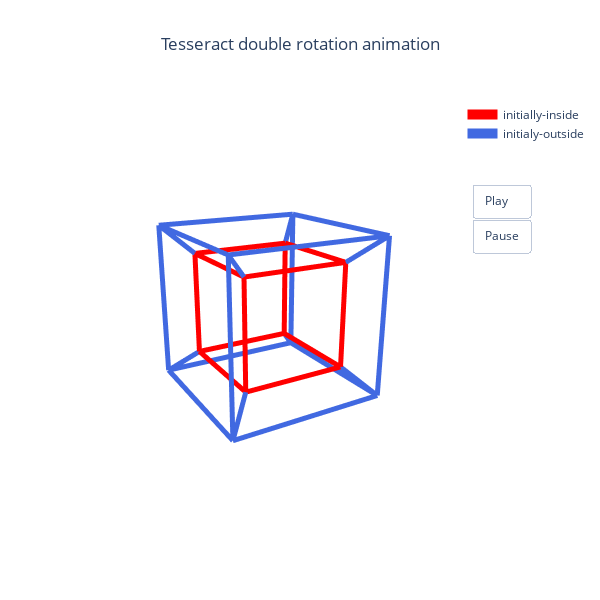

Notebook source saved alongside this figure:
### Markdown cell above
### Tesseract double rotation animation

### Code cell
n_rotations = 72
s_values = np.linspace(0, 2*pi, n_rotations)
t_values =  - np.linspace(0, 2*pi, n_rotations)
frames = []
for k in range(n_rotations):
    Rot = setup_rotation(s=s_values[k], t= t_values[k], U=np.eye(4)) #double rotation of angle s[k]  and t[k]=-s[k]
    rvertices = (Mobius3d_trans(vertices.T,  Rot=Rot)).T 
    tr1 = get_frame_trace(rvertices, edges[:12])
    tr2 = get_frame_trace(rvertices, edges[12:])
    
    frames.append(go.Frame(data=[tr1, tr2],
                           traces=[0,1]))
        
fig.update(frames=frames); 
fig.update_layout(title_text=f'Tesseract double rotation animation')

iplot(fig)

### Figure 1 — Plotly figure (JSON) as saved in the notebook; plotly's stock layout.template omitted (floating-point values rounded to 4 significant figures)
{"data": [{"line": {"color": "red", "width": 10}, "mode": "lines", "name": "initially-inside", "type": "scatter3d", "x": [-0.5, 0.5, null, 0.5, 0.5, null, 0.5, -0.5, null, -0.5, -0.5, null, -0.5, 0.5, null, 0.5, 0.5, null, 0.5, -0.5, null, -0.5, -0.5, null, -0.5, -0.5, null, 0.5, 0.5, null, 0.5, 0.5, null, -0.5, -0.5, null], "y": [-0.5, -0.5, null, -0.5, 0.5, null, 0.5, 0.5, null, 0.5, -0.5, null, -0.5, -0.5, null, -0.5, 0.5, null, 0.5, 0.5, null, 0.5, -0.5, null, -0.5, -0.5, null, -0.5, -0.5, null, 0.5, 0.5, null, 0.5, 0.5, null], "z": [-0.5, -0.5, null, -0.5, -0.5, null, -0.5, -0.5, null, -0.5, -0.5, null, 0.5, 0.5, null, 0.5, 0.5, null, 0.5, 0.5, null, 0.5, 0.5, null, -0.5, 0.5, null, -0.5, 0.5, null, -0.5, 0.5, null, -0.5, 0.5, null]}, {"line": {"color": "RoyalBlue", "width": 10}, "mode": "lines", "name": "initialy-outside", "type": "scatter3d", "x": [-0.75, 0.75, null, 0.75, 0.75, null, 0.75, -0.75, null, -0.75, -0.75, null, -0.75, 0.75, null, 0.75, 0.75, null, 0.75, -0.75, null, -0.75, -0.75, null, -0.75, -0.75, null, 0.75, 0.75, null, 0.75, 0.75, null, -0.75, -0.75, null, -0.5, -0.75, null, 0.5, 0.75, null, 0.5, 0.75, null, -0.5, -0.75, null, -0.5, -0.75, null, 0.5, 0.75, null, 0.5, 0.75, null, -0.5, -0.75, null], "y": [-0.75, -0.75, null, -0.75, 0.75, null, 0.75, 0.75, null, 0.75, -0.75, null, -0.75, -0.75, null, -0.75, 0.75, null, 0.75, 0.75, null, 0.75, -0.75, null, -0.75, -0.75, null, -0.75, -0.75, null, 0.75, 0.75, null, 0.75, 0.75, null, -0.5, -0.75, null, -0.5, -0.75, null, 0.5, 0.75, null, 0.5, 0.75, null, -0.5, -0.75, null, -0.5, -0.75, null, 0.5, 0.75, null, 0.5, 0.75, null], "z": [-0.75, -0.75, null, -0.75, -0.75, null, -0.75, -0.75, null, -0.75, -0.75, null, 0.75, 0.75, null, 0.75, 0.75, null, 0.75, 0.75, null, 0.75, 0.75, null, -0.75, 0.75, null, -0.75, 0.75, null, -0.75, 0.75, null, -0.75, 0.75, null, -0.5, -0.75, null, -0.5, -0.75, null, -0.5, -0.75, null, -0.5, -0.75, null, 0.5, 0.75, null, 0.5, 0.75, null, 0.5, 0.75, null, 0.5, 0.75, null]}], "layout": {"height": 600, "scene": {"aspectmode": "data", "camera": {"eye": {"x": 1.414, "y": 2.449, "z": 0.95}}, "xaxis": {"visible": false}, "yaxis": {"visible": false}, "zaxis": {"visible": false}}, "title": {"text": "Tesseract double rotation animation", "x": 0.5}, "updatemenus": [{"buttons": [{"args": [null, {"frame": {"duration": 30, "redraw": true}, "fromcurrent": true, "mode": "immediate", "transition": {"duration": 0}}], "label": "Play", "method": "animate"}, {"args": [null, {"frame": {"duration": 0, "redraw": false}, "fromcurrent": true, "mode": "immediate", "transition": {"duration": 0}}], "label": "Pause", "method": "animate"}], "showactive": false, "type": "buttons", "x": 1.2, "y": 0.8}], "width": 600}}
